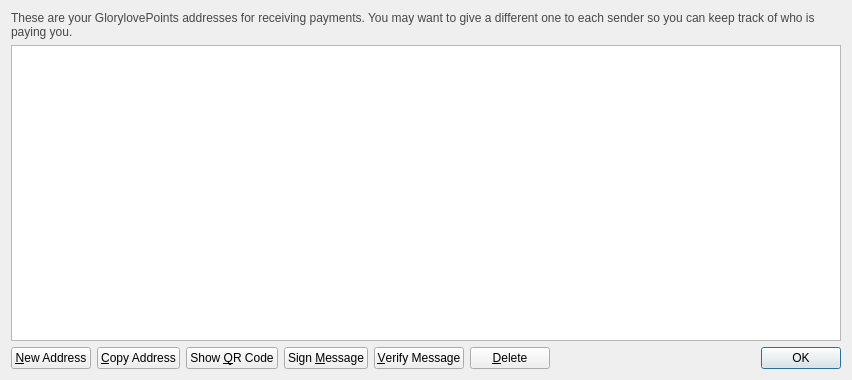
<?xml version="1.0" encoding="UTF-8"?>
<ui version="4.0">
 <class>AddressBookPage</class>
 <widget class="QWidget" name="AddressBookPage">
  <property name="geometry">
   <rect>
    <x>0</x>
    <y>0</y>
    <width>852</width>
    <height>380</height>
   </rect>
  </property>
  <property name="windowTitle">
   <string>Address Book</string>
  </property>
  <layout class="QVBoxLayout" name="verticalLayout">
   <item>
    <widget class="QLabel" name="labelExplanation">
     <property name="styleSheet">
      <string notr="true">#labelExplanation { color: #464747; }</string>
     </property>
     <property name="text">
      <string>These are your GlorylovePoints addresses for receiving payments. You may want to give a different one to each sender so you can keep track of who is paying you.</string>
     </property>
     <property name="textFormat">
      <enum>Qt::PlainText</enum>
     </property>
     <property name="wordWrap">
      <bool>true</bool>
     </property>
    </widget>
   </item>
   <item>
    <widget class="QTableView" name="tableView">
     <property name="contextMenuPolicy">
      <enum>Qt::CustomContextMenu</enum>
     </property>
     <property name="toolTip">
      <string>Double-click to edit address or label</string>
     </property>
     <property name="tabKeyNavigation">
      <bool>false</bool>
     </property>
     <property name="alternatingRowColors">
      <bool>true</bool>
     </property>
     <property name="selectionMode">
      <enum>QAbstractItemView::SingleSelection</enum>
     </property>
     <property name="selectionBehavior">
      <enum>QAbstractItemView::SelectRows</enum>
     </property>
     <property name="sortingEnabled">
      <bool>true</bool>
     </property>
     <attribute name="verticalHeaderVisible">
      <bool>false</bool>
     </attribute>
    </widget>
   </item>
   <item>
    <layout class="QHBoxLayout" name="horizontalLayout">
     <item>
      <widget class="QPushButton" name="newAddressButton">
       <property name="toolTip">
        <string>Create a new address</string>
       </property>
       <property name="text">
        <string>&amp;New Address</string>
       </property>
       <property name="icon">
        <iconset resource="../bitcoin.qrc">
         <normaloff>:/icons/add</normaloff>:/icons/add</iconset>
       </property>
      </widget>
     </item>
     <item>
      <widget class="QPushButton" name="copyToClipboard">
       <property name="toolTip">
        <string>Copy the currently selected address to the system clipboard</string>
       </property>
       <property name="text">
        <string>&amp;Copy Address</string>
       </property>
       <property name="icon">
        <iconset resource="../bitcoin.qrc">
         <normaloff>:/icons/editcopy</normaloff>:/icons/editcopy</iconset>
       </property>
      </widget>
     </item>
     <item>
      <widget class="QPushButton" name="showQRCode">
       <property name="text">
        <string>Show &amp;QR Code</string>
       </property>
       <property name="icon">
        <iconset resource="../bitcoin.qrc">
         <normaloff>:/icons/qrcode</normaloff>:/icons/qrcode</iconset>
       </property>
      </widget>
     </item>
     <item>
      <widget class="QPushButton" name="signMessage">
       <property name="toolTip">
        <string>Sign a message to prove you own a GlorylovePoints address</string>
       </property>
       <property name="text">
        <string>Sign &amp;Message</string>
       </property>
       <property name="icon">
        <iconset resource="../bitcoin.qrc">
         <normaloff>:/icons/edit</normaloff>:/icons/edit</iconset>
       </property>
      </widget>
     </item>
     <item>
      <widget class="QPushButton" name="verifyMessage">
       <property name="toolTip">
        <string>Verify a message to ensure it was signed with a specified GlorylovePoints address</string>
       </property>
       <property name="text">
        <string>&amp;Verify Message</string>
       </property>
       <property name="icon">
        <iconset resource="../bitcoin.qrc">
         <normaloff>:/icons/transaction_0</normaloff>:/icons/transaction_0</iconset>
       </property>
      </widget>
     </item>
     <item>
      <widget class="QPushButton" name="deleteButton">
       <property name="toolTip">
        <string>Delete the currently selected address from the list</string>
       </property>
       <property name="text">
        <string>&amp;Delete</string>
       </property>
       <property name="icon">
        <iconset resource="../bitcoin.qrc">
         <normaloff>:/icons/remove</normaloff>:/icons/remove</iconset>
       </property>
      </widget>
     </item>
     <item>
      <spacer name="horizontalSpacer">
       <property name="orientation">
        <enum>Qt::Horizontal</enum>
       </property>
       <property name="sizeHint" stdset="0">
        <size>
         <width>40</width>
         <height>20</height>
        </size>
       </property>
      </spacer>
     </item>
     <item>
      <widget class="QDialogButtonBox" name="buttonBox">
       <property name="sizePolicy">
        <sizepolicy hsizetype="Maximum" vsizetype="Fixed">
         <horstretch>0</horstretch>
         <verstretch>0</verstretch>
        </sizepolicy>
       </property>
       <property name="standardButtons">
        <set>QDialogButtonBox::Ok</set>
       </property>
      </widget>
     </item>
    </layout>
   </item>
  </layout>
 </widget>
 <resources>
  <include location="../bitcoin.qrc"/>
 </resources>
 <connections/>
</ui>
